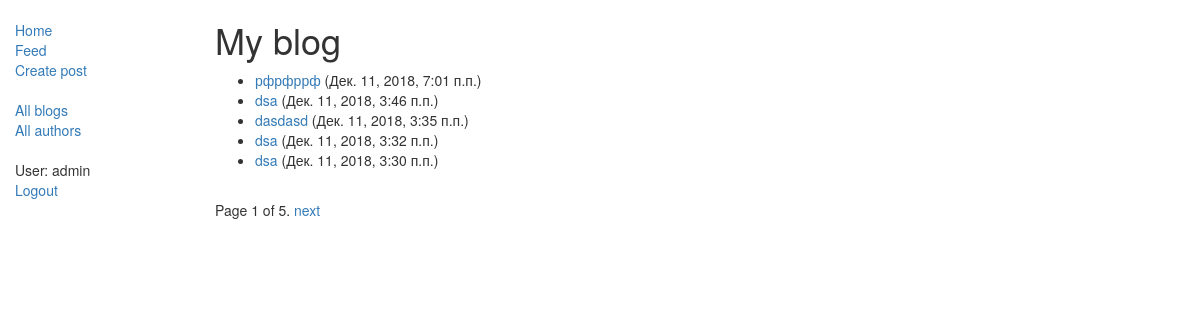
Page /blog/ (signed in) on the earlier database version.
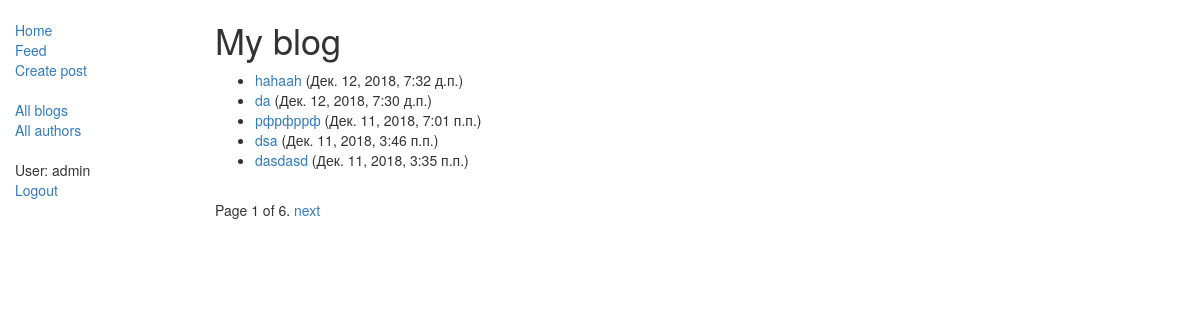
Same page on the later database version.
### blog/models.py (models this page shows, shortened)
class Blog(models.Model):
    title = models.CharField(max_length=200)
    author = models.ForeignKey(Author, on_delete=models.SET_NULL, null=True)
    text = models.TextField()
    post_date = models.DateTimeField(auto_now_add=True)
    readedby = models.ManyToManyField('Author', related_name='readed', null=True, blank=True)
    class Meta:
        ordering = ['-post_date']
    def get_absolute_url(self):
        return reverse('blog-detail', args=[str(self.id)])

### blog/views.py (the view)
# urls.py: path('', views.Index.as_view(), name='index'),
class Index(LoginRequiredMixin, generic.ListView):
    model = Blog
    paginate_by = 5
    template_name = 'index.html'
    def get_queryset(self):
        return Blog.objects.filter(author__user=self.request.user).order_by('-post_date')

### blog/templates/index.html
{% extends "base.html" %}
{% block content %}
    {% if user.is_authenticated %}
        <h1>My blog</h1>
        {% if blog_list %}
            <ul>
                {% for blog in blog_list %}
                    <li>
                        <a href="{{ blog.get_absolute_url }}">{{ blog.title }}</a> ({{ blog.post_date }})
                    </li>
                {% endfor %}
            </ul>
        {% else %}
            <p>There are no posts.</p>
        {% endif %}
    {% else %}
        <h1>Django Blog Home</h1>
        <p>Welcome to <em>Django Blog</em></p>
    {% endif %}
{% endblock %}

### blog/templates/base.html (shortened to what this page needs)
<!DOCTYPE html>
<html lang="en">
<head>
    <link rel="stylesheet" href="https://maxcdn.bootstrapcdn.com/bootstrap/3.3.7/css/bootstrap.min.css">
</head>
<body>
    <div class="container-fluid">
        <div class="row">
            <div class="col-sm-2">
                {% block sidebar %}
                <ul class="sidebar-nav">
                    <li><a href="{% url 'index' %}">Home</a></li>
                    <li><a href="{% url 'feed' %}">Feed</a></li>
                    <li><a href="{% url 'blog-create' %}">Create post</a></li>
                </ul>
                <ul class="sidebar-nav">
                    <li><a href="{% url 'blogs' %}">All blogs</a></li>
                    <li><a href="{% url 'authors' %}">All authors</a></li>
                </ul>
                <ul class="sidebar-nav">
                    {% if user.is_authenticated %}
                        <li>User: {{ user.get_username }}</li>
                        <li><a href="{% url 'logout'%}?next={{request.path}}">Logout</a></li>
                    {% else %}
                        <li><a href="{% url 'login'%}?next={{request.path}}">Login</a></li>
                    {% endif %}
                </ul>
                {% endblock %}
            </div>
            <div class="col-sm-10 ">
                {% block content %}{% endblock %}
                {% block pagination %}
                    {% if is_paginated %}
                        <div class="pagination">
                            <span class="page-links">
                            <span class="page-current">
                                Page {{ page_obj.number }} of {{ page_obj.paginator.num_pages }}.
                            </span>
                            {% if page_obj.has_next %}
                                <a href="{{ request.path }}?page={{ page_obj.next_page_number }}">next</a>
                            {% endif %}
                            </span>
                        </div>
                    {% endif %}
                {% endblock %}
            </div>
        </div>
    </div>
</body>
</html>

Differences in the rows shown:
no longer on this page (row unchanged): Blog: title "dsa", post_date "Дек. 11, 2018, 3:32 п.п."
no longer on this page (row unchanged): Blog: title "dsa", post_date "Дек. 11, 2018, 3:30 п.п."
added Blog: title "hahaah", post_date "Дек. 12, 2018, 7:32 д.п."
added Blog: title "da", post_date "Дек. 12, 2018, 7:30 д.п."
Other differences:
{{ page_obj.paginator.num_pages }}: "5" → "6"
